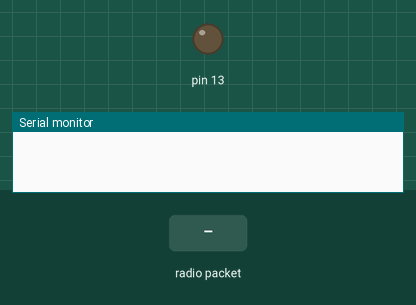
Simulated run of this sketch. Board: Arduino Uno, built with avr-gcc and run on an emulated ATmega328P. Shown: output pins drawn as LEDs (lit = HIGH), the last lines printed to the serial monitor. Inputs (shaded band) come from the test bench. No radio packets arrive unless stated.

Above: at 1.2 s.
1.3 s: radio packet "1" arrives
At 2.4 s:
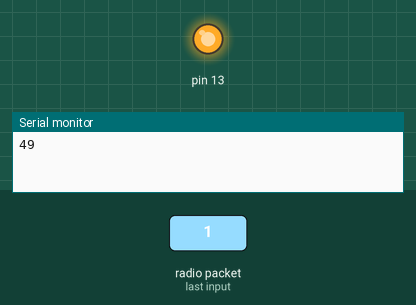
Timing chart, 0 to 4.8 s (numbered marks = the images above; inputs shaded):
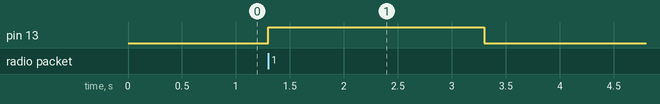

Measured:
- after the input at 1.3 s, pin 13: LOW → HIGH at once, → LOW 2.0 s later

The sketch:

receiver.ino
```cpp
#include <VirtualWire.h>
void setup()
{
    vw_set_ptt_inverted(true); // Required for DR3100
    vw_set_rx_pin(12);
    vw_setup(4000);  // Bits per sec
    pinMode(13, OUTPUT);

    vw_rx_start();       // Start the receiver PLL running

    Serial.begin(9600);
}

void test(uint8_t* buf){
  Serial.print(*buf);
}

    void loop()
{
    uint8_t buf[VW_MAX_MESSAGE_LEN];
    uint8_t buflen = VW_MAX_MESSAGE_LEN;
    //digitalWrite(13, 1);
    if (vw_get_message(buf, &buflen)) // Non-blocking
      {
        test((uint8_t *) buf);
      	if(buf[0]=='1'){
   			digitalWrite(13,1);
        delay(2000);
      } /*
   		else if(buf[0]=='0'){
  			digitalWrite(13,0);
      }*/
    }else{
      digitalWrite(13, 0);
    }

}

/*
#include <VirtualWire.h>

void setup(){
	vw_set_ptt_inverted(true); // Required for DR3100
	vw_set_rx_pin(12);
	vw_setup(4000); // Vits per sec. Range from 0 to 9600
	pinMode(13, OUTPUT);

	vw_rx_start();  // Start the receiver PLL running
}

void loop(){
	uint8_t buf[VW_MAX_MESSAGE_LEN];
	uint8_t buflen = VW_MAX_MESSAGE_LEN;

	if(vw_get_message(buf, &buflen)) // Non-blocking
	{
		if(buf[0]=='1'){
			digitalWrite(13, 1);
		}
		if(buf[0]=='0'){
			digitalWrite(13, 0);
		}
	}
}*/
```
